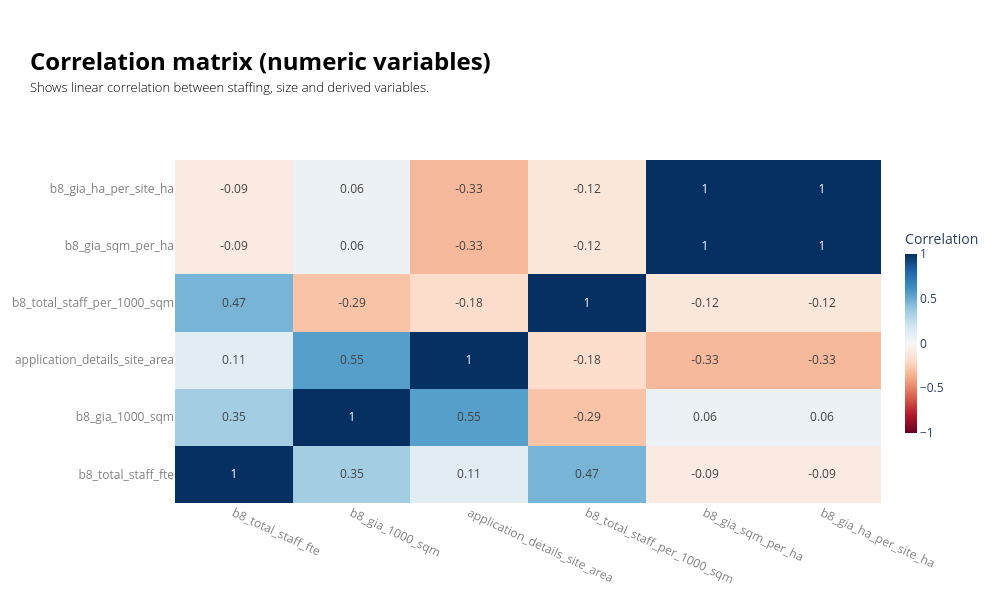

Here is the notebook cell this chart was saved with:
### Code cell
value_cols = ['b8_total_staff_fte', 'b8_gia_1000_sqm', 'application_details_site_area', 'b8_total_staff_per_1000_sqm', 'b8_gia_sqm_per_ha', 'b8_gia_ha_per_site_ha']
#________________________________________________________________________________________________________________________________________________
# Correlation matrix
corr_cols = value_cols

df = data_ldn_exstg[corr_cols].copy()
corr = df.corr(numeric_only=True)

fig = go.Figure(go.Heatmap(z=corr.values,x=corr.columns,y=corr.index,colorscale="RdBu",zmin=-1,zmax=1,
    text=corr.round(2).values,texttemplate="%{text}",hovertemplate="X: %{x}<br>Y: %{y}<br>Correlation: %{z:.2f}<extra></extra>",
    colorbar=dict( title="Correlation",len=0.65, thickness=12,x=1.02,),
))

fig.update_layout(
    width=1000,height=600,template="plotly_white",
    title=dict(
        text=(
            f"<br><span style='font-size:24px; font-weight:bold; color:{notes_colour}; display:block; margin-bottom:2px;'>"
            "Correlation matrix (numeric variables)"
            "</span><br>"
            f"<span style='font-size:13px; font-weight:300; color:{notes_colour}; display:block; margin-bottom:0px;'>"
            "Shows linear correlation between staffing, size and derived variables."
            "</span><br>"
        ),x=0.03,xanchor="left",y=0.92,yanchor="top",
    ),margin=dict(t=160),
)
fig.update_xaxes(tickangle=25, tickfont=dict(color=labels_colour), title_font=dict(color=labels_colour))
fig.update_yaxes(tickfont=dict(color=labels_colour), title_font=dict(color=labels_colour))
fig.show()

### Figure 1 — Plotly figure (JSON) as saved in the notebook; plotly's stock layout.template omitted (floating-point values rounded to 4 significant figures)
{"data": [{"colorbar": {"len": 0.65, "thickness": 12, "title": {"text": "Correlation"}, "x": 1.02}, "colorscale": [[0, "rgb(103,0,31)"], [0.1, "rgb(178,24,43)"], [0.2, "rgb(214,96,77)"], [0.3, "rgb(244,165,130)"], [0.4, "rgb(253,219,199)"], [0.5, "rgb(247,247,247)"], [0.6, "rgb(209,229,240)"], [0.7, "rgb(146,197,222)"], [0.8, "rgb(67,147,195)"], [0.9, "rgb(33,102,172)"], [1, "rgb(5,48,97)"]], "hovertemplate": "X: %{x}<br>Y: %{y}<br>Correlation: %{z:.2f}<extra></extra>", "text": [[1.0, 0.35, 0.11, 0.47, -0.09, -0.09], [0.35, 1.0, 0.55, -0.29, 0.06, 0.06], [0.11, 0.55, 1.0, -0.18, -0.33, -0.33], [0.47, -0.29, -0.18, 1.0, -0.12, -0.12], [-0.09, 0.06, -0.33, -0.12, 1.0, 1.0], [-0.09, 0.06, -0.33, -0.12, 1.0, 1.0]], "texttemplate": "%{text}", "type": "heatmap", "x": ["b8_total_staff_fte", "b8_gia_1000_sqm", "application_details_site_area", "b8_total_staff_per_1000_sqm", "b8_gia_sqm_per_ha", "b8_gia_ha_per_site_ha"], "y": ["b8_total_staff_fte", "b8_gia_1000_sqm", "application_details_site_area", "b8_total_staff_per_1000_sqm", "b8_gia_sqm_per_ha", "b8_gia_ha_per_site_ha"], "z": [[1.0, 0.3496, 0.1131, 0.469, -0.09274, -0.09274], [0.3496, 1.0, 0.5516, -0.2903, 0.06491, 0.06491], [0.1131, 0.5516, 1.0, -0.1839, -0.327, -0.327], [0.469, -0.2903, -0.1839, 1.0, -0.1225, -0.1225], [-0.09274, 0.06491, -0.327, -0.1225, 1.0, 1.0], [-0.09274, 0.06491, -0.327, -0.1225, 1.0, 1.0]], "zmax": 1, "zmin": -1}], "layout": {"height": 600, "margin": {"t": 160}, "title": {"text": "<br><span style='font-size:24px; font-weight:bold; color:black; display:block; margin-bottom:2px;'>Correlation matrix (numeric variables)</span><br><span style='font-size:13px; font-weight:300; color:black; display:block; margin-bottom:0px;'>Shows linear correlation between staffing, size and derived variables.</span><br>", "x": 0.03, "xanchor": "left", "y": 0.92, "yanchor": "top"}, "width": 1000, "xaxis": {"tickangle": 25, "tickfont": {"color": "grey"}, "title": {"font": {"color": "grey"}}}, "yaxis": {"tickfont": {"color": "grey"}, "title": {"font": {"color": "grey"}}}}}
